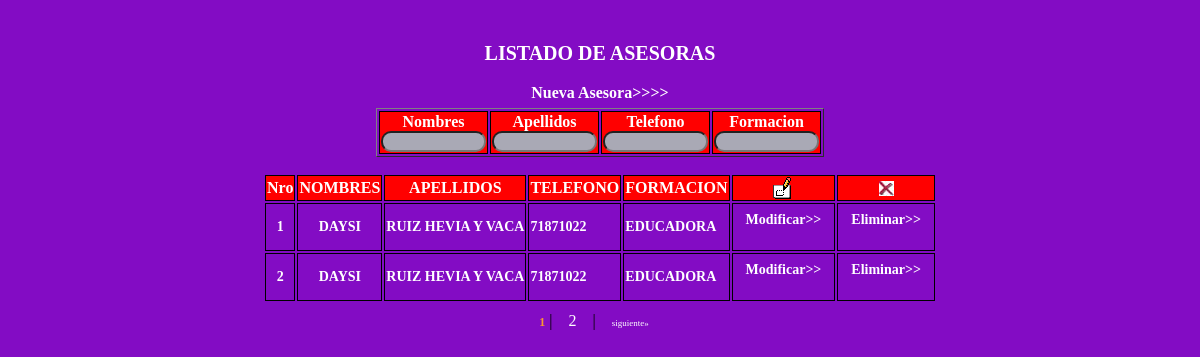
Page /privada/asesoras/asesoras.php on the committed database.
### tables this page shows
CREATE TABLE asesoras (
id_asesora INT NOT NULL AUTO_INCREMENT,
id_asociacion INT NOT NULL,
nombres VARCHAR (25) NOT NULL,
apellidos VARCHAR (50) NOT NULL,
telefono VARCHAR (20) NOT NULL,
formacion VARCHAR (50) NOT NULL,
fec_insercion TIMESTAMP NOT NULL,
fec_modificacion TIMESTAMP NOT NULL DEFAULT CURRENT_TIMESTAMP ON UPDATE CURRENT_TIMESTAMP, 
usuario INT NOT NULL, 
estado CHAR (1) NOT NULL,
PRIMARY KEY (id_asesora),
FOREIGN KEY (id_asociacion) REFERENCES asociacion (id_asociacion)
);

### adodb/drivers/adodb-mysqli.inc.php (called while the page is built, shortened)
<?php
if (!defined("_ADODB_MYSQLI_LAYER")) {
class ADODB_mysqli extends ADOConnection {
	var $clientFlags = 0;
	var $port = 3306;
	var $socket = '';
	var $multiQuery = false;
	function _connect($argHostname = null,
					  $argUsername = null,
					  $argPassword = null,
					  $argDatabasename = null,
					  $persist = false)
	{
		$this->_connectionID = @mysqli_init();
		$ok = @mysqli_real_connect($this->_connectionID,
					$argHostname,
					$argUsername,
					$argPassword,
					$argDatabasename,
					(int)$this->port != 0 ? (int)$this->port : 3306,
					$this->socket,
					$this->clientFlags);
		if ($ok) {
			if ($argDatabasename)  return $this->selectDB($argDatabasename);
			return true;
		} else {
			if ($this->debug) {
				ADOConnection::outp("Could not connect : "  . $this->errorMsg());
			}
			$this->_connectionID = null;
			return false;
		}
	}
	function SelectDB($dbName)
	{
		if ($this->_connectionID) {
			$result = @mysqli_select_db($this->_connectionID, $dbName);
			return $result;
		}
		return false;
	}
	function Prepare($sql)
	{
		return $sql;
		$stmt = $this->_connectionID->prepare($sql);
		return array($sql,$stmt);
	}
	function _query($sql, $inputarr)
	{
		global $ADODB_COUNTRECS;
		if ($this->multiQuery) {
			$rs = mysqli_multi_query($this->_connectionID, $sql.';');
			if ($rs) {
				$rs = ($ADODB_COUNTRECS) ? @mysqli_store_result( $this->_connectionID ) : @mysqli_use_result( $this->_connectionID );
				return $rs ? $rs : true;
			}
		} else {
			$rs = mysqli_query($this->_connectionID, $sql, $ADODB_COUNTRECS ? MYSQLI_STORE_RESULT : MYSQLI_USE_RESULT);
			if ($rs) return $rs;
		}
		return false;
	}
}
class ADORecordSet_mysqli extends ADORecordSet{
	function __construct($queryID, $mode = false)
	{
		if ($mode === false) {
			global $ADODB_FETCH_MODE;
			$mode = $ADODB_FETCH_MODE;
		}
		switch ($mode) {
			case ADODB_FETCH_DEFAULT:
			case ADODB_FETCH_BOTH:
			default:
				$this->fetchMode = MYSQLI_BOTH;
				break;
		}
	}
	function _initrs()
	{
	global $ADODB_COUNTRECS;
		$this->_numOfRows = $ADODB_COUNTRECS ? @mysqli_num_rows($this->_queryID) : -1;
		$this->_numOfFields = @mysqli_num_fields($this->_queryID);
	}
	function MoveNext()
	{
		$this->fields = @mysqli_fetch_array($this->_queryID,$this->fetchMode);
		if (is_array($this->fields)) {
			return true;
		}
		$this->EOF = true;
		return false;
	}
	function _fetch()
	{
		$this->fields = mysqli_fetch_array($this->_queryID,$this->fetchMode);
		return is_array($this->fields);
	}
	function _close()
	{
		$this->_queryID = false;
	}
}
}

### paginacion.inc.php (called while the page is built, shortened)
<?php
$nElem = 2;
$nBotones = 2;
$posBoton = 1;
function paginacion ($vinc) {
  global $nPags;
  global $pag;
  global $posBoton;
  global $nBotones;
  if ($pag == $posBoton ) {
       $posBoton = ($pag == 1)? $posBoton : $posBoton - 1;
   }
  if ($nPags > 1) {
        $paginas = array();
        $paginas[$pag]["npag"]=$pag;
        for ($i = $posBoton; $i < $posBoton + $nBotones && $i <= $nPags; $i++) {
             $paginas[$i]["npag"] = $i;
             $paginas[$i]["pagV"] = "{$vinc}pag=$i&posBoton=$posBoton";
        }
        if ($pag < $nPags) {
            $i = $pag + 1;
            $urlnext = "{$vinc}pag=$i&posBoton=$posBoton";
        }
    }
}
isset($_GET["pag"])? $pag=$_GET["pag"]: $pag="";
function contarRegistros($db, $tabla) {
 global $nElem;
 global $pag;
 if (!empty($tabla)) {
    $sql = "SELECT count(*) as num FROM $tabla";
    $params = array();
    $rs = $db->GetAll($sql, $params);
    if ($rs) {
        $total = $rs[0]["num"];
        $nPags = ceil((float)$total / (float)$nElem);
        if (empty($pag)) {
            $pag = 1;
        } elseif ($pag > $nPags) {
            $pag = $nPags;
        }
        $regIni = ($pag - 1) * $nElem;
        return $regIni;
    } else {
        return $regIni = 0;
    }
} else {
    return $regIni = 0;
}
}
?>

### adodb/adodb.inc.php (called while the page is built, shortened)
<?php
if (!defined('_ADODB_LAYER')) {
	GLOBAL
		$ADODB_vers,
		$ADODB_COUNTRECS,
		$ADODB_CACHE_DIR,
		$ADODB_CACHE,
		$ADODB_CACHE_CLASS,
		$ADODB_COMPAT_FETCH,
		$ADODB_FETCH_MODE,
		$ADODB_GETONE_EOF,
		$ADODB_QUOTE_FIELDNAMES;
	function ADODB_Setup() {
	GLOBAL
		$ADODB_vers,
		$ADODB_COUNTRECS,
		$ADODB_CACHE_DIR,
		$ADODB_FETCH_MODE,
		$ADODB_CACHE,
		$ADODB_CACHE_CLASS,
		$ADODB_FORCE_TYPE,
		$ADODB_GETONE_EOF,
		$ADODB_QUOTE_FIELDNAMES;
		$ADODB_FETCH_MODE = ADODB_FETCH_DEFAULT;
		if (!isset($ADODB_COUNTRECS)) {
			$ADODB_COUNTRECS = true;
		}
	}
	abstract class ADOConnection {
	var $debug = false;
	var $true = '1';
	var $false = '0';
	var $rsPrefix = "ADORecordSet_";
	var $fetchMode=false;
	var $bulkBind = false;
	var $_queryID = false;
	var $_bindInputArray = false;
	public function Execute($sql, $inputarr = false) {
		if ($inputarr !== false) {
			$element0 = reset($inputarr);
			$array_2d = $this->bulkBind && is_array($element0) && !is_object(reset($element0));
			if (!is_array($sql) && !$this->_bindInputArray) {
				$sqlarr = explode('?',$sql);
				$nparams = sizeof($sqlarr)-1;
				if (!$array_2d) {
					$inputarr = array($inputarr);
				}
				$element0 = reset($inputarr);
				foreach($inputarr as $arr) {
					$sql = ''; $i = 0;
					foreach ($arr as $v) {
						$sql .= $sqlarr[$i];
						$typ = gettype($v);
						if ($typ == 'string') {
							$sql .= $this->qstr($v);
						} else if ($typ == 'double') {
							$sql .= str_replace(',','.',$v);
						} else if ($typ == 'boolean') {
							$sql .= $v ? $this->true : $this->false;
						} else if ($typ == 'object') {
							if (method_exists($v, '__toString')) {
								$sql .= $this->qstr($v->__toString());
							} else {
								$sql .= $this->qstr((string) $v);
							}
						} else if ($v === null) {
							$sql .= 'NULL';
						} else {
							$sql .= $v;
						}
						$i += 1;
						if ($i == $nparams) {
							break;
						}
					}
					if (isset($sqlarr[$i])) {
						$sql .= $sqlarr[$i];
					} else if ($i != sizeof($sqlarr)) {
						$this->outp_throw( "Input array does not match ?: ".htmlspecialchars($sql),'Execute');
					}
					$ret = $this->_Execute($sql);
				}
			}
		} else {
			$ret = $this->_Execute($sql,false);
		}
		return $ret;
	}
	function _Execute($sql,$inputarr=false) {
		if( is_string($sql) ) {
			$sql = str_replace( '_ADODB_COUNT', '', $sql );
		}
		if ($this->debug) {
			global $ADODB_INCLUDED_LIB;
			if (empty($ADODB_INCLUDED_LIB)) {
				include_once(ADODB_DIR.'/adodb-lib.inc.php');
			}
			$this->_queryID = _adodb_debug_execute($this, $sql,$inputarr);
		} else {
			$this->_queryID = @$this->_query($sql,$inputarr);
		}
		if ($this->_queryID === true) {
			$rsclass = $this->rsPrefix.'empty';
			$rs = (class_exists($rsclass)) ? new $rsclass():  new ADORecordSet_empty();
			return $rs;
		}
		$rs = new $rsclass($this->_queryID,$this->fetchMode);
		$rs->connection = $this;
		$rs->Init();
		if (is_array($sql)) {
			$rs->sql = $sql[0];
		} else {
			$rs->sql = $sql;
		}
		return $rs;
	}
	function GetAll($sql, $inputarr=false) {
        return $this->GetArray($sql,$inputarr);
	}
	function GetArray($sql,$inputarr=false) {
		global $ADODB_COUNTRECS;
		$savec = $ADODB_COUNTRECS;
		$ADODB_COUNTRECS = false;
		$rs = $this->Execute($sql,$inputarr);
		$ADODB_COUNTRECS = $savec;
		$arr = $rs->GetArray();
		return $arr;
	}
}
	class ADORecordSet implements IteratorAggregate {
	var $fields = false;
	var $EOF = false;
	var $_numOfRows = -1;
	var $_numOfFields = -1;
	var $_currentRow = -1;
	var $_closed = false;
	function __construct($queryID) {
		$this->_queryID = $queryID;
	}
	function Init() {
		if ($this->_numOfRows != 0 && $this->_numOfFields && $this->_currentRow == -1) {
			$this->_currentRow = 0;
			if ($this->EOF = ($this->_fetch() === false)) {
				$this->_numOfRows = 0;
			}
		} else {
			$this->EOF = true;
		}
	}
	function GetArray($nRows = -1) {
		$results = array();
		$cnt = 0;
		while (!$this->EOF && $nRows != $cnt) {
			$results[] = $this->fields;
			$cnt++;
		}
		return $results;
	}
	protected function AssocCaseConvertFunction($case = ADODB_ASSOC_CASE) {
		switch($case) {
			case ADODB_ASSOC_CASE_NATIVE:
			default:
				return false;
		}
	}
	function Close() {
		if (!$this->_closed) {
			$this->_closed = true;
			return $this->_close();
		} else
			return true;
	}
	protected function _updatefields()
	{
		$fn_change_case = $this->AssocCaseConvertFunction();
		if(!$fn_change_case) {
			return;
		}
		$arr = array();
		$this->fields = $arr;
	}
}
}

### privada/asesoras/asesoras.php (the view, shortened to what this page needs)
<?php
require_once("../../conexion.php");
require_once("../../paginacion.inc.php");
require_once("../../libreria_menu.php");
echo"<html>
       <head>
         <link rel='stylesheet' href='../../css/estilos.css' type='text/css'>
         <meta http-equiv='Content-type' content='text/html; charset=utf-8' />
         <script type='text/javascript' src='../../ajax.js'></script>
         <script type='text/javascript' src='js/buscar_asesoras.js'> </script>
       </head>
       <body>
       <p> &nbsp;</p>";
echo"
    <center>
    <h1>LISTADO DE ASESORAS</h1>
    <b><a  href='asesoras_nuevo.php'>Nueva Asesora>>>></a></b>
    <form action='#'' method='post' name='formu'>
    <table border='1' class='listado'>
      <tr>
        <th>
          <b>Nombres</b><br />
          <input type='text' name='nombres' value='' size='10' onKeyUp='buscar_asesoras()'>
        </th>
        <th>
          <b>Apellidos</b><br />
          <input type='text' name='apellidos' value='' size='10' onKeyUp='buscar_asesoras()'>
        </th>
        <th>
          <b>Telefono</b><br />
          <input type='text' name='telefono' value='' size='10' onKeyUp='buscar_asesoras()'>
        </th>
        <th>
          <b>Formacion</b><br />
          <input type='text' name='formacion' value='' size='10' onKeyUp='buscar_asesoras()'>
        </th>
      </tr>
    </table>
    </form>
    </center>
    ";
echo"<div id='asesoras1'> ";
contarRegistros($db, "asesoras");
$sql2 = $db->Prepare("SELECT *
                     FROM asesoras
                     WHERE estado <> 'X'
                     AND id_asesora > 1
                     ORDER BY id_asesora DESC
                     LIMIT ? OFFSET ?
                        ");
$rs = $db->GetAll($sql2, array($nElem, $regIni));
   if ($rs) {
        echo"<center>
              <table class='listado'>
                <tr>
                  <th>Nro</th><th>NOMBRES</th><th>APELLIDOS</th><th>TELEFONO</th><th>FORMACION</th>
                  <th><img src='../../imagenes/modificar.gif'></th><th><img src='../../imagenes/borrar.jpeg'></th>
                </tr>";
                $b=0;
                $total= $pag-1;
                $a = $nElem*$total;
                $b= $b+1+$a;
            foreach ($rs as $k => $fila) {
                echo"<tr>
                        <td align='center'>".$b."</td>
                        <td align='center'>".$fila['nombres']."</td>
                        <td>".$fila['apellidos']."</td>
                        <td>".$fila['telefono']."</td>
                        <td>".$fila['formacion']."</td>
                        <td align='center'>
                          <form name='formModif".$fila["id_asesora"]."' method='post' action='asesoras_modificar.php'>
                            <input type='hidden' name='id_asesora' value='".$fila['id_asesora']."'>
                            <a href='javascript:document.formModif".$fila['id_asesora'].".submit();' title='Modificar Terapeuta Sistema'>
                              Modificar>>
                            </a>
                          </form>
                        </td>
                        <td align='center'>
                          <form name='formElimi".$fila["id_asesora"]."' method='post' action='asesoras_eliminar.php'>
                            <input type='hidden' name='id_asesora' value='".$fila["id_asesora"]."'>
                            <a href='javascript:document.formElimi".$fila['id_asesora'].".submit();' title='Eliminar Terapeuta Sistema' onclick='javascript:return(confirm(\"Desea realmente Eliminar a la Terapeuta ".$fila["nombres"]." ".$fila["apellidos"]." ".$fila["telefono"]." ".$fila["formacion"]." ?\"))'; location.href='asesoras_eliminar.php''>
                              Eliminar>>
                            </a>
                          </form>
                        </td>
                     </tr>";
                     $b=$b+1;
            }
             echo"</table>
          </center>";
    }
echo"</div>";
echo"<table border=0 align='center'>
<tr>
<td>";
if (!empty($paginas)){
  foreach ($paginas as $k => $pagg){
    if ($pagg["npag"]== $pag){
      echo"<b style='color:#FB992F;font-size: 12px;'>";
    }else
    echo"</b> | <a href=".$pagg["pagV"]." style='cursor:pointer;'>";echo $pagg["npag"]; echo"</a>";
  }
}
if (($nPags > $nBotones) and (!empty($urlnext)) and ($pag < $nPags)){
  echo" | <a href=".$urlnext." style='font-family: verdadera;font-size:9px;cursor:pointer'>siguiente&raquo;</a>";
}
echo"</td>
</tr>
</table>";
echo "</body>
      </html> ";
 ?>

### css/estilos.css (style rules this page uses)
body { background-color: #830cc4; }
input { border-radius: 10px; background-color: #a9a9b5; }
h1 { font-size: 20px; color: #ffffff; font-family: Tahoma; text-align: center; }
a { color:#fff; text-decoration:none; padding:10px 12px; line-height: 30px; }
.listado th { font-size: 16px; color: #FFFFFF; background: red; border: 1px solid #000000; }
.listado td { font-size: 14px; border: 1px solid #000000; font-weight: bold; color: #FFFFFF; }

### rows in the picture
asesoras: nombres "DAYSI", apellidos "RUIZ HEVIA Y VACA", telefono "71871022", formacion "EDUCADORA"
asesoras: nombres "DAYSI", apellidos "RUIZ HEVIA Y VACA", telefono "71871022", formacion "EDUCADORA"

### other values in the picture
$pagg["npag"] "1"
$pagg["npag"] "2"
